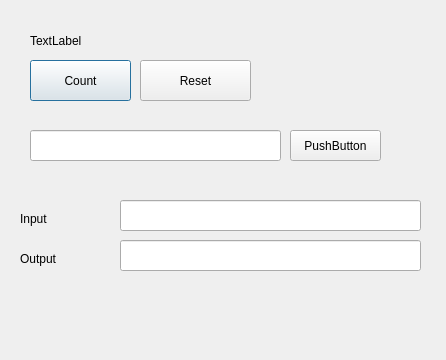
<?xml version="1.0" encoding="UTF-8"?>
<ui version="4.0">
 <class>Dialog</class>
 <widget class="QDialog" name="Dialog">
  <property name="geometry">
   <rect>
    <x>0</x>
    <y>0</y>
    <width>446</width>
    <height>360</height>
   </rect>
  </property>
  <property name="windowTitle">
   <string>Dialog</string>
  </property>
  <widget class="QLabel" name="label">
   <property name="geometry">
    <rect>
     <x>30</x>
     <y>30</y>
     <width>381</width>
     <height>21</height>
    </rect>
   </property>
   <property name="text">
    <string>TextLabel</string>
   </property>
  </widget>
  <widget class="QPushButton" name="countButton">
   <property name="geometry">
    <rect>
     <x>30</x>
     <y>60</y>
     <width>101</width>
     <height>41</height>
    </rect>
   </property>
   <property name="text">
    <string>Count</string>
   </property>
  </widget>
  <widget class="QPushButton" name="resetButton">
   <property name="geometry">
    <rect>
     <x>140</x>
     <y>60</y>
     <width>111</width>
     <height>41</height>
    </rect>
   </property>
   <property name="text">
    <string>Reset</string>
   </property>
  </widget>
  <widget class="QLineEdit" name="lineEdit">
   <property name="geometry">
    <rect>
     <x>30</x>
     <y>130</y>
     <width>251</width>
     <height>31</height>
    </rect>
   </property>
  </widget>
  <widget class="QPushButton" name="submitButton">
   <property name="geometry">
    <rect>
     <x>290</x>
     <y>130</y>
     <width>91</width>
     <height>31</height>
    </rect>
   </property>
   <property name="text">
    <string>PushButton</string>
   </property>
  </widget>
  <widget class="QLineEdit" name="inputLine">
   <property name="geometry">
    <rect>
     <x>120</x>
     <y>200</y>
     <width>301</width>
     <height>31</height>
    </rect>
   </property>
  </widget>
  <widget class="QLineEdit" name="outputLine">
   <property name="geometry">
    <rect>
     <x>120</x>
     <y>240</y>
     <width>301</width>
     <height>31</height>
    </rect>
   </property>
   <property name="readOnly">
    <bool>true</bool>
   </property>
  </widget>
  <widget class="QLabel" name="label_2">
   <property name="geometry">
    <rect>
     <x>20</x>
     <y>210</y>
     <width>66</width>
     <height>18</height>
    </rect>
   </property>
   <property name="text">
    <string>Input</string>
   </property>
  </widget>
  <widget class="QLabel" name="label_3">
   <property name="geometry">
    <rect>
     <x>20</x>
     <y>250</y>
     <width>66</width>
     <height>18</height>
    </rect>
   </property>
   <property name="text">
    <string>Output</string>
   </property>
  </widget>
 </widget>
 <resources/>
 <connections/>
</ui>
